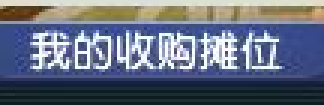
#> input picture tests/fixtures/stall/buy_title.png, 108 x 35 px (shown 3 times larger)
$ python -i inventory_fullness.py   (imports and definitions only)
#> lines starting #> are read from the running program, lines starting #| are printed output that depends on the picture; after the words box and inside, x2 and y2 are one past the last pixel; in counts of white or black regions, pixels touching at a corner belong together
#> further down, picture is the input picture: shape (35, 108, 3); mean B, G, R 128.1, 109.2, 100.6
"""Rule-based inventory fullness detection for the 5 x 4 item grid.

The detector deliberately keeps the first version explainable: it locates the
inventory title bar, projects the fixed grid geometry, and classifies every
cell by how much of the known empty-slot colour remains visible.  Ambiguous
or obstructed panels are reported as ``invalid`` instead of being promoted to
``full``.
"""

from __future__ import annotations

from dataclasses import asdict, dataclass
from enum import StrEnum
from pathlib import Path
from typing import Any

import cv2
import numpy as np


class SlotState(StrEnum):
    EMPTY = "empty"
    OCCUPIED = "occupied"
    UNKNOWN = "unknown"


class InventoryStatus(StrEnum):
    FULL = "full"
    ALMOST_FULL = "almost_full"
    NOT_FULL = "not_full"
    CLOSED = "inventory_closed"
    INVALID = "invalid"


@dataclass(slots=True, frozen=True)
class InventoryFullnessConfig:
    rows: int = 4
    columns: int = 5
    title_match_threshold: float = 0.78
    partial_title_match_threshold: float = 0.88
    empty_colour_bgr: tuple[int, int, int] = (218, 177, 185)
    empty_colour_tolerance: int = 14
    grid_line_colour_bgr: tuple[int, int, int] = (136, 99, 83)
    grid_line_colour_tolerance: int = 10
    empty_ratio_threshold: float = 0.80
    minimum_slot_colour_ratio: float = 0.012
    minimum_valid_line_coverage: float = 0.60
    minimum_fallback_line_coverage: float = 0.25
    almost_full_max_empty: int = 3
    # Coordinates below are measured in the original 672 px title template.
    grid_offset_x: float = 317.5
    grid_offset_y: float = 72.5
    grid_width: float = 317.5
    grid_height: float = 253.75


@dataclass(slots=True)
class SlotResult:
    row: int
    column: int
    bbox: tuple[int, int, int, int]
    state: SlotState
    empty_colour_ratio: float

    # [5 lines left out: function to_dict, not called in this run]


@dataclass(slots=True)
class InventoryAnalysis:
    status: InventoryStatus
    confidence: float
    reason: str
    title_bbox: tuple[int, int, int, int] | None = None
    grid_bbox: tuple[int, int, int, int] | None = None
    title_score: float = 0.0
    location_method: str = "none"
    slots: tuple[SlotResult, ...] = ()

    @property
    def empty_count(self) -> int:
        return sum(slot.state is SlotState.EMPTY for slot in self.slots)

    @property
    def occupied_count(self) -> int:
        return sum(slot.state is SlotState.OCCUPIED for slot in self.slots)

    @property
    def unknown_count(self) -> int:
        return sum(slot.state is SlotState.UNKNOWN for slot in self.slots)

    # [14 lines left out: function to_dict, not called in this run]


class InventoryFullnessDetector:
    """Detect the inventory grid and count its empty cells."""

    def __init__(
        self,
        template_path: str | Path = "assets/templates/inventory_open.png",
        config: InventoryFullnessConfig | None = None,
    ) -> None:
        self.template_path = Path(template_path)
        self.config = config or InventoryFullnessConfig()
        self._title_template: np.ndarray | None = None

    @staticmethod
    def read_image(path: str | Path) -> np.ndarray | None:
        """Read an image even when its Windows path contains non-ASCII text."""

        try:
            encoded = np.fromfile(Path(path), dtype=np.uint8)
        except OSError:
            return None
        return cv2.imdecode(encoded, cv2.IMREAD_COLOR)

    # [10 lines left out: function write_image, not called in this run]

    def _load_title_template(self) -> np.ndarray | None:
        if self._title_template is not None:
            return self._title_template
        image = self.read_image(self.template_path)
        if image is None:
            return None
        self._title_template = cv2.cvtColor(image, cv2.COLOR_BGR2GRAY)
        return self._title_template

    def _locate_from_title(
        self, image: np.ndarray
    ) -> tuple[tuple[int, int, int, int], tuple[int, int, int, int], float] | None:
        template = self._load_title_template()
        if template is None:
            return None
        gray = cv2.cvtColor(image, cv2.COLOR_BGR2GRAY) if image.ndim == 3 else image
        best_score = -1.0
        best_bbox: tuple[int, int, int, int] | None = None
        best_scale = 1.0
        # The supplied 800 x 600 samples render the 672 px asset at 80%.
        estimated_scale = min(gray.shape[1] / 1000.0, gray.shape[0] / 750.0)
        # 640x480 and 800x600 clients can render the very same 538px panel.
        # Window resolution does not necessarily scale the game's UI.
        scales = sorted(set(np.linspace(estimated_scale * 0.90, estimated_scale * 1.10, 7).tolist() + [0.8]))
        for scale in scales:
            width = max(16, round(template.shape[1] * float(scale)))
            height = max(8, round(template.shape[0] * float(scale)))
            if width > gray.shape[1] or height > gray.shape[0]:
                continue
            candidate = cv2.resize(template, (width, height), interpolation=cv2.INTER_AREA)
            result = cv2.matchTemplate(gray, candidate, cv2.TM_CCOEFF_NORMED)
            _, score, _, location = cv2.minMaxLoc(result)
            if score > best_score:
                best_score = float(score)
                best_scale = float(scale)
                best_bbox = (location[0], location[1], location[0] + width, location[1] + height)
        if best_bbox is None or best_score < self.config.title_match_threshold:
            # Dialogs commonly obscure only part of the inventory title. Match
            # three overlapping title fragments only after the cheap full-title
            # pass fails, then reconstruct the full title origin.
            best_partial_score = -1.0
            best_partial_bbox: tuple[int, int, int, int] | None = None
            best_partial_scale = 1.0
            source_width = template.shape[1]
            for scale in scales:
                width = max(16, round(source_width * float(scale)))
                height = max(8, round(template.shape[0] * float(scale)))
                for source_left, source_right in ((0, 250), (210, 462), (422, source_width)):
                    fragment = template[:, source_left:source_right]
                    fragment_width = max(16, round(fragment.shape[1] * float(scale)))
                    candidate_fragment = cv2.resize(fragment, (fragment_width, height), interpolation=cv2.INTER_AREA)
                    if candidate_fragment.shape[1] > gray.shape[1]:
                        continue
                    partial_result = cv2.matchTemplate(gray, candidate_fragment, cv2.TM_CCOEFF_NORMED)
                    _, partial_score, _, partial_location = cv2.minMaxLoc(partial_result)
                    reconstructed_left = partial_location[0] - round(source_left * float(scale))
                    reconstructed_top = partial_location[1]
                    if partial_score > best_partial_score:
                        best_partial_score = float(partial_score)
                        best_partial_scale = float(scale)
                        best_partial_bbox = (
                            reconstructed_left,
                            reconstructed_top,
                            reconstructed_left + width,
                            reconstructed_top + height,
                        )
            if best_partial_bbox is None or best_partial_score < self.config.partial_title_match_threshold:
                return None
            best_bbox = best_partial_bbox
            best_score = best_partial_score
            best_scale = best_partial_scale
        left, top, _, _ = best_bbox
        grid_bbox = (
            left + round(self.config.grid_offset_x * best_scale),
            top + round(self.config.grid_offset_y * best_scale),
            left + round((self.config.grid_offset_x + self.config.grid_width) * best_scale),
            top + round((self.config.grid_offset_y + self.config.grid_height) * best_scale),
        )
        return best_bbox, grid_bbox, best_score

    def _empty_colour_mask(self, image: np.ndarray) -> np.ndarray:
        target = np.asarray(self.config.empty_colour_bgr, dtype=np.int16)
        difference = np.abs(image.astype(np.int16) - target)
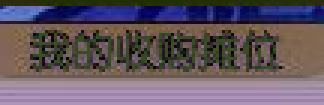
#> difference: shape (35, 108, 3) int16 (shown 3 times larger); mean B, G, R 97.3, 87.3, 99.3
        return np.all(difference <= self.config.empty_colour_tolerance, axis=2).astype(np.uint8)
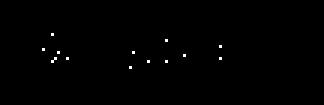
#> returned value: shape (35, 108) (shown 3 times larger); values 0 (black) and 1 (white), 0.37% white in thin lines or dots, all inside (x1, y1, x2, y2) = (14, 11, 74, 23)

    # [87 lines left out: functions _grid_line_mask, _refine_grid_bbox, _grid_line_coverage, _grid_outer_vertical_coverage, not called in this run]

    def _locate_from_empty_slots(self, image: np.ndarray) -> tuple[int, int, int, int] | None:
        """Fallback for a panel whose title bar is partly outside the frame.

        This fallback is intentionally conservative and is useful mainly when
        several empty slots expose the distinctive lavender background.
        """

        mask = self._empty_colour_mask(image)
        image_height, image_width = mask.shape
#> image_height = 35; image_width = 108
        best_score = -1.0
        best_bbox: tuple[int, int, int, int] | None = None
        base_scale = image_height / 750.0
#> base_scale = 0.0467
        for scale in (base_scale * 0.94, base_scale, base_scale * 1.06):
            grid_width = round(self.config.grid_width * scale)
            grid_height = round(self.config.grid_height * scale)
            if grid_width >= image_width or grid_height >= image_height:
                continue
            # Count characteristic slot-colour pixels in each possible grid window.
            integral = cv2.integral(mask)
            sums = (
                integral[grid_height:, grid_width:]
                - integral[:-grid_height, grid_width:]
                - integral[grid_height:, :-grid_width]
                + integral[:-grid_height, :-grid_width]
            )
            _, total, _, location = cv2.minMaxLoc(sums.astype(np.float32))
            ratio = float(total) / float(grid_width * grid_height)
            if ratio > best_score:
                best_score = ratio
                best_bbox = (location[0], location[1], location[0] + grid_width, location[1] + grid_height)
#> this loop made 3 passes
#> (ratio, best_score, best_bbox) on pass 1: (0.039, 0.039, (9, 10, 23, 21))
#> (location, ratio) on passes 2 to 3: ((8, 9), 0.0333), ((7, 8), 0.0288)
#> pass 1, in _locate_from_empty_slots, `integral = cv2.integral(mask)`:
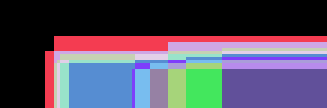
#> integral: shape (36, 109) int32 (shown 3 times larger); 15 distinct labels, from 0 to 14; one colour per label, 0 black
#> pass 1, in _locate_from_empty_slots, `sums = ( integral[grid_height:, grid_width:] - integral[:-grid_height,..`:
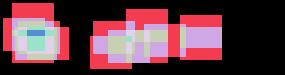
#> sums: shape (25, 95) int32 (shown 3 times larger); 7 distinct labels, from 0 to 6; one colour per label, 0 black
#> pass 2, in _locate_from_empty_slots, `sums = ( integral[grid_height:, grid_width:] - integral[:-grid_height,..`:
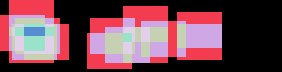
#> sums: shape (24, 94) int32 (shown 3 times larger); 7 distinct labels, from 0 to 6; one colour per label, 0 black
#> pass 3, in _locate_from_empty_slots, `sums = ( integral[grid_height:, grid_width:] - integral[:-grid_height,..`:
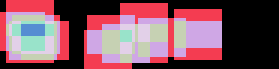
#> sums: shape (23, 93) int32 (shown 3 times larger); 7 distinct labels, from 0 to 6; one colour per label, 0 black
#> after the loop, best_score = 0.039
        # Requiring a large exposed area avoids mistaking ordinary lavender UI
        # decorations for a nearly/full inventory grid.
        if best_bbox is None or best_score < 0.30:
            return None
        refined = self._refine_grid_bbox(image, best_bbox)
        if self._grid_line_coverage(image, refined) < self.config.minimum_fallback_line_coverage:
            return None
        return refined

    # [97 lines left out: functions _inside_image, analyze_grid, not called in this run]

    def analyze(self, image: np.ndarray) -> InventoryAnalysis:
        if image.size == 0 or image.ndim != 3:
            return InventoryAnalysis(InventoryStatus.INVALID, 0.0, "image is empty or not a BGR frame")
        located = self._locate_from_title(image)
        if located is not None:
            title_bbox, grid_bbox, score = located
            return self.analyze_grid(
                image,
                grid_bbox,
                title_bbox=title_bbox,
                title_score=score,
                location_method="title_template",
            )
        grid_bbox = self._locate_from_empty_slots(image)
        if grid_bbox is not None:
            return self.analyze_grid(image, grid_bbox, location_method="empty_slot_fallback")
        return InventoryAnalysis(
            InventoryStatus.CLOSED,
            0.90,
            "inventory title and grid were not found",
        )

    # [21 lines left out: function annotate, not called in this run]

>>> import cv2
>>> picture = cv2.imread('../../tests/fixtures/stall/buy_title.png')
>>> result = InventoryFullnessDetector().analyze(picture)
